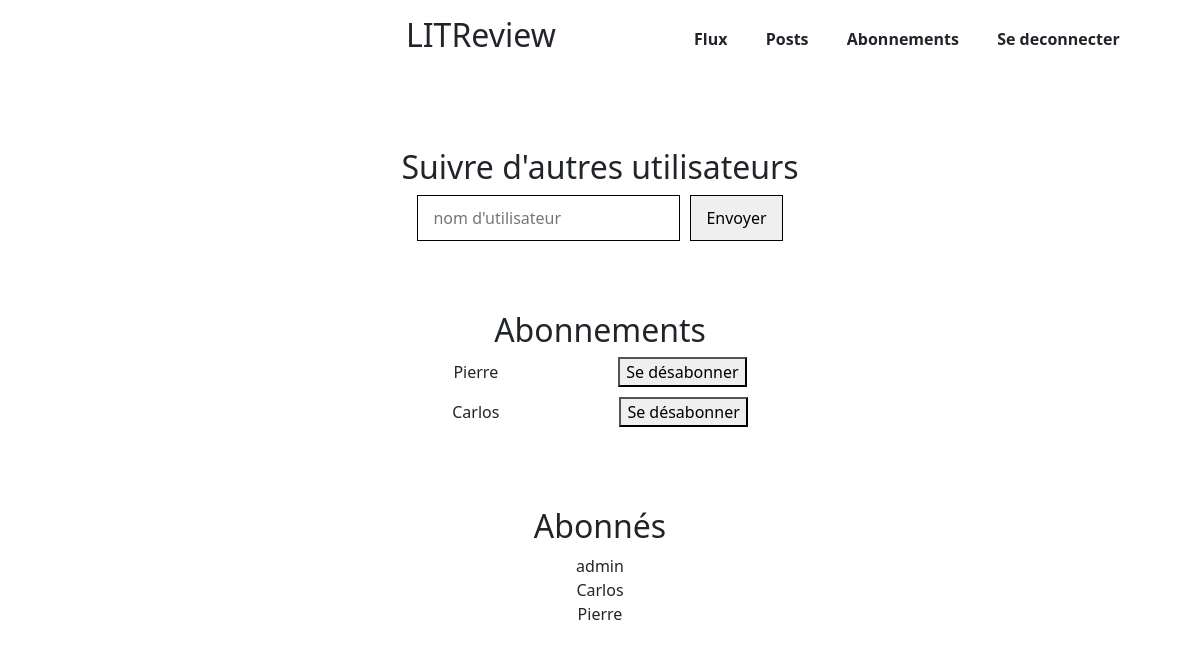
/abonnements/ (signed in), run on the app's committed database.
### critiques/models.py (models this page shows)
class UserFollows(models.Model):
    user = models.ForeignKey(
        to=settings.AUTH_USER_MODEL, on_delete=models.CASCADE, related_name="following"
    )
    followed_user = models.ForeignKey(
        to=settings.AUTH_USER_MODEL,
        on_delete=models.CASCADE,
        related_name="followed_by",
    )
    class Meta:
        constraints = [
            models.UniqueConstraint(
                fields=["user", "followed_user"], name="unique_follows"
            )
        ]

### critiques/views.py (the view)
# urls.py: path("abonnements/", abonnements, name="abonnements"),
@login_required
def abonnements(request):
    user = request.user
    message = ""
    if request.method == "POST":
        form = FollowUserForm(request.POST)
        if form.is_valid():
            username_to_follow = form.cleaned_data["username"]
            try:
                user_to_follow = User.objects.get(username=username_to_follow)
                if user != user_to_follow:
                    already_follows = UserFollows.objects.filter(
                        user=user, followed_user=user_to_follow
                    ).exists()
                    if not already_follows:
                        UserFollows.objects.create(
                            user=user, followed_user=user_to_follow
                        )
                        form = FollowUserForm()  # Ou où vous voulez rediriger
                    else:
                        message = "Vous suivez déjà cet utilisateur."
                else:
                    message = "Vous ne pouvez pas vous suivre vous-même."
            except User.DoesNotExist:
                message = "L'utilisateur n'existe pas."
    else:
        form = FollowUserForm()
    abonnements = UserFollows.objects.filter(user=user)
    abonnes = UserFollows.objects.filter(followed_user=user)
    context = {
        "abonnements": abonnements,
        "abonnes": abonnes,
        "form": form,
        "message": message,
    }
    return render(request, "abonnements.html", context)

### critiques/forms.py
class FollowUserForm(forms.Form):
    username = forms.CharField(
        label="",
        widget=forms.TextInput(attrs={"placeholder": "nom d'utilisateur"}),
        max_length=150,
    )

### critiques/templates/abonnements.html (shortened to what this page needs)
{% extends "base.html" %}
{% load static %}
{% block additional_css %}
<link rel="stylesheet" href="{% static 'critiques/css/abonnements.css' %}">
{% endblock %}
{% block content %}
<body>
    <section>
        <h2>Suivre d'autres utilisateurs</h2>
        <form class="search" method="post">
            <div class="input-container">
                {{ form.username }}
            </div>
            <div class="button-container">
                <button type="submit" id="search_user">Envoyer</button>
            </div>
        </form>
    </section>
    <section>
        <h2>Abonnements</h2>
        {% if abonnements %}
        {% for follow in abonnements %}
        <div class="followed">
            {{ follow.followed_user.username }}
            <form method="post" action="{% url 'unsubscribe' %}" class="unfollow-form">
                <button type="submit">Se désabonner</button>
            </form>
        </div>
        {% endfor %}
        {% else %}
        <p>Vous n'êtes abonné à aucun utilisateur pour le moment.</p>
        {% endif %}
    </section>
    <section>
        <h2>Abonnés</h2>
        {% if abonnes %}
        {% for follow in abonnes %}
        <div class="followers">
            {{ follow.user.username }}
            {% endfor %}
        </div>
        {% else %}
        <p>Personne ne vous suit pour le moment.</p>
        {% endif %}
    </section>
</body>
{% endblock %}

### critiques/static/critiques/css/abonnements.css (style rules this page uses)
section { padding-top: 70px; }
h2, p { text-align: center; }
.search { display: flex; justify-content: center; align-items: center; gap: 10px; }
.input-container, .button-container { display: flex; align-items: center; }
#search_user, .input-container input { height: auto; padding: 10px 15px; margin: 0; border: 1px solid black; box-sizing: border-box; }
#search_user { cursor: pointer; }
.followed { display: flex; align-items: center; justify-content: center; gap : 100px; margin-bottom: 10px; }
.unfollow-form { margin-left: 20px; }
.followers { text-align: center; }

### data on the page
UserFollows: followed_user.username "Pierre"
UserFollows: followed_user.username "Carlos"
UserFollows: user.username "admin"
UserFollows: user.username "Carlos"
UserFollows: user.username "Pierre"
